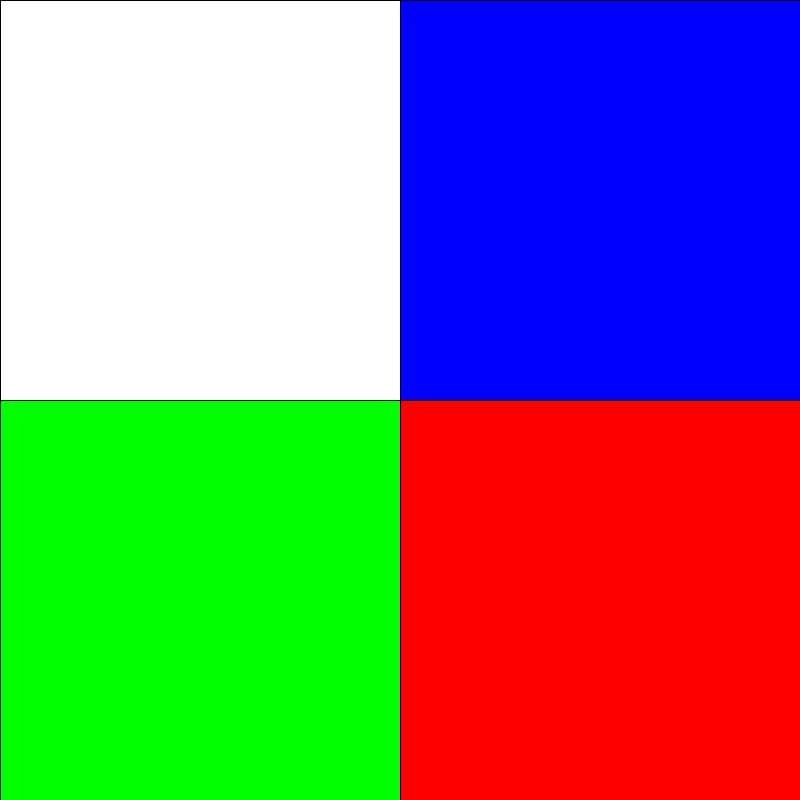
Frame 1 (no input)
Frame 60 (the mouse pressed at the canvas centre just before this capture): identical to frame 1, image omitted
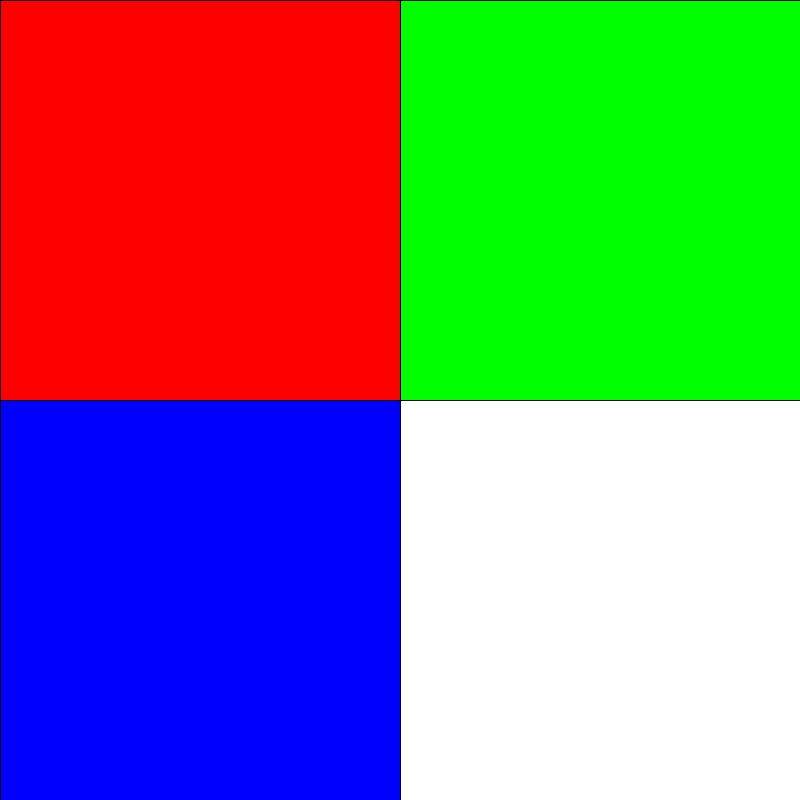
Frame 120 (the mouse held since frame 60 and released just before this capture)

The Processing sketch that drew these frames (run headless with seeded random() and noise(); from frame 60 on, the mouse is pressed at the canvas centre):

// Processing sketch: processing_30212
// ── processing_30212.pde

void setup(){
  size(800,800);
}
void draw(){
  background(255);
  if (mouseX < width/2 && mouseY < height/2){
    fill(255);
    rect(0,0, width/2, height/2);
    fill(0,0,255);
    rect(width/2, 0, width/2, height/2);
    fill(0,255,0);
    rect(0,height/2, width/2,height/2);
    fill(255,0,0);
    rect(width/2,height/2,width/2, height/2);
  }
  else {
    if (mouseX > width/2 && mouseY < height/2)
    {
    fill(0,255,0);
    rect(0,0, width/2, height/2);
    fill(255);
    rect(width/2, 0, width/2, height/2);
    fill(255,0,0);
    rect(0,height/2, width/2,height/2);
    fill(0,0,255);
    rect(width/2,height/2,width/2, height/2);
    }
    else {
      if (mouseX < width/2 && mouseY > height/2){
        fill(0,0,255);
        rect(0,0, width/2, height/2);
        fill(255,0,0);
        rect(width/2, 0, width/2, height/2);
        fill(255);
        rect(0,height/2, width/2,height/2);
        fill(0,255,0);
        rect(width/2,height/2,width/2, height/2);
      }
      else {
        fill(255,0,0);
        rect(0,0, width/2, height/2);
        fill(0,255,0);
        rect(width/2, 0, width/2, height/2);
        fill(0,0,255);
        rect(0,height/2, width/2,height/2);
        fill(255);
        rect(width/2,height/2,width/2, height/2);
      }
    }
  }
}  
        
